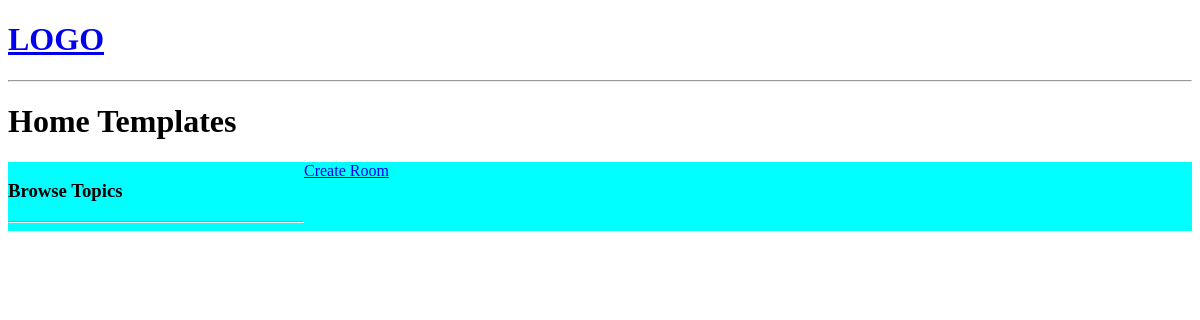
Before: / with the older database file.
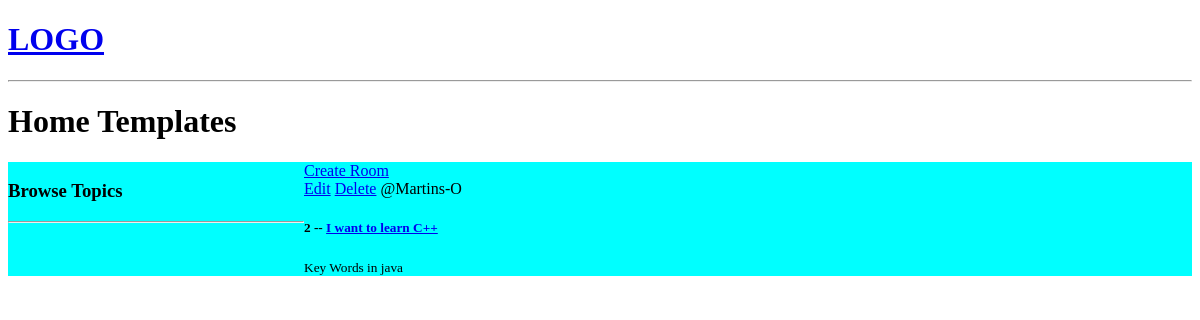
After: the same page with the newer database file.
### base/models.py (models this page shows, shortened)
class Room(models.Model):
    host = models.ForeignKey(User, on_delete=models.SET_NULL, null=True)
    topic = models.ForeignKey(Topic, on_delete=models.SET_NULL, null=True)
    name = models.CharField(max_length=200)
    description = models.TextField(null=True, blank=True)
    update = models.DateTimeField(auto_now=True)
    created = models.DateTimeField(auto_now_add=True)

class Topic(models.Model):
    name = models.CharField(max_length=200)

### base/views.py (the view)
# urls.py: path('', views.home, name="home"),
def home(request):
    rooms = Room.objects.all()
    context = {'rooms': rooms}
    return render(request, 'base/home.html', context)

### base/templates/base/home.html (shortened to what this page needs)
<!DOCTYPE html>
<html lang="en">
{% extends 'main.html' %}
{% block content %}
    <h1>Home Templates</h1>
    <div class="home-container">
        <div>
            <h3>Browse Topics</h3>
            <hr>
        </div>
        <div>
            <a href="{% url 'create_room' %}">Create Room</a>
            <div>
                {% for room in rooms %}
                    <div>
                    <a href="{% url 'update_room' room.id %}">Edit</a>
                    <a href="{% url 'delete_room' room.id  %}">Delete</a>
                        <span>@{{ room.host.username }}</span>
                        <h5>{{ room.id }} -- <a href="{% url 'room' room.id %}">{{ room.name }}</a></h5>
                        <small>{{ room.topic.name }}</small>
                    </div>
                {% endfor %}
            </div>
        </div>
    </div>
{% endblock %}

### templates/main.html (shortened to what this page needs)
<!DOCTYPE html>
<html lang="en">
<head>
</head>
<body>
{% include 'navbar.html'%}
    {% block content %}
    {% endblock %}
</body>
</html>

### templates/navbar.html (shortened to what this page needs)
<!DOCTYPE html>
<html lang="en">
<head>
</head>
<body>
    <a href="/">
        <h1>LOGO</h1>
    </a>
    <hr>
</body>
</html>

### base/templates/base/home.html (style rules this page uses)
.home-container { display: grid; grid-template-columns: 1fr 3fr; background-color: aqua; }

Changed rows visible on the page:
added Room: host.username "Martins-O", id "2", name "I want to learn C++", topic.name "Key Words in java"
